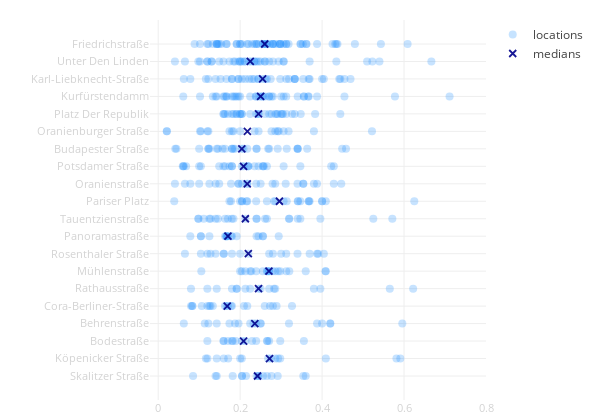

The notebook cell saved with this chart:
### Code cell
face_scatter(city_data)

### Figure 1 — Plotly figure (JSON) as saved in the notebook; plotly's stock layout.template omitted (floating-point values rounded to 4 significant figures; data arrays with more than 128 entries replaced by an {"elided": "..."} marker saying what was removed)
{"data": [{"hoverinfo": "text+x", "marker": {"color": "dodgerblue", "opacity": 0.25, "size": 8}, "mode": "markers", "name": "locations", "text": {"elided": "512 str values"}, "type": "scatter", "uid": "ff0b4ed8-4a5c-11e9-9c17-3c15c2cf2370", "x": {"elided": "512 float values"}, "y": {"elided": "512 str values"}}, {"marker": {"color": "darkblue", "line": {"color": "darkblue", "width": 1.8}, "opacity": 0.9, "size": 7, "symbol": "x-thin-open"}, "mode": "markers", "name": "medians", "type": "scatter", "uid": "ff0b50a4-4a5c-11e9-bbf7-3c15c2cf2370", "x": [0.26, 0.2247, 0.2549, 0.25, 0.2449, 0.2176, 0.2041, 0.2083, 0.2174, 0.2959, 0.2128, 0.1702, 0.22, 0.2703, 0.2449, 0.1684, 0.2358, 0.2084, 0.2716, 0.2424], "y": ["Friedrichstraße", "Unter Den Linden", "Karl-Liebknecht-Straße", "Kurfürstendamm", "Platz Der Republik", "Oranienburger Straße", "Budapester Straße", "Potsdamer Straße", "Oranienstraße", "Pariser Platz", "Tauentzienstraße", "Panoramastraße", "Rosenthaler Straße", "Mühlenstraße", "Rathausstraße", "Cora-Berliner-Straße", "Behrenstraße", "Bodestraße", "Köpenicker Straße", "Skalitzer Straße"]}], "layout": {"height": 420, "hovermode": "closest", "margin": {"b": 20, "l": 150, "r": 30, "t": 20}, "showlegend": true, "width": 600, "xaxis": {"range": [-0.02, 0.8], "tickfont": {"color": "lightgrey", "size": 11}, "zeroline": false}, "yaxis": {"autorange": "reversed", "tickangle": 0, "tickfont": {"color": "lightgrey", "size": 11}, "zeroline": false}}}
